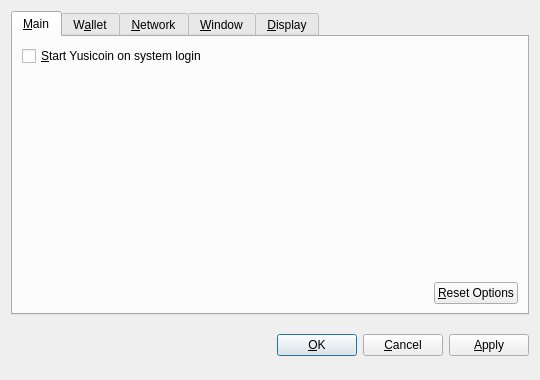
<?xml version="1.0" encoding="UTF-8"?>
<ui version="4.0">
 <class>OptionsDialog</class>
 <widget class="QDialog" name="OptionsDialog">
  <property name="geometry">
   <rect>
    <x>0</x>
    <y>0</y>
    <width>540</width>
    <height>380</height>
   </rect>
  </property>
  <property name="windowTitle">
   <string>Options</string>
  </property>
  <property name="modal">
   <bool>true</bool>
  </property>
  <layout class="QVBoxLayout" name="verticalLayout">
   <item>
    <widget class="QTabWidget" name="tabWidget">
     <property name="tabPosition">
      <enum>QTabWidget::North</enum>
     </property>
     <property name="currentIndex">
      <number>0</number>
     </property>
     <widget class="QWidget" name="tabMain">
      <attribute name="title">
       <string>&amp;Main</string>
      </attribute>
      <layout class="QVBoxLayout" name="verticalLayout_Main">
       <item>
        <widget class="QCheckBox" name="bitcoinAtStartup">
         <property name="toolTip">
          <string>Automatically start Yusicoin after logging in to the system.</string>
         </property>
         <property name="text">
          <string>&amp;Start Yusicoin on system login</string>
         </property>
        </widget>
       </item>
       <item>
        <spacer name="verticalSpacer_Main">
         <property name="orientation">
          <enum>Qt::Vertical</enum>
         </property>
         <property name="sizeHint" stdset="0">
          <size>
           <width>20</width>
           <height>40</height>
          </size>
         </property>
        </spacer>
       </item>
       <item>
        <layout class="QHBoxLayout" name="horizontalLayout_2_Main">
         <item>
          <spacer name="horizontalSpacer_2_Main">
           <property name="orientation">
            <enum>Qt::Horizontal</enum>
           </property>
           <property name="sizeHint" stdset="0">
            <size>
             <width>40</width>
             <height>20</height>
            </size>
           </property>
          </spacer>
         </item>
         <item>
          <widget class="QPushButton" name="resetButton">
           <property name="toolTip">
            <string>Reset all client options to default.</string>
           </property>
           <property name="text">
            <string>&amp;Reset Options</string>
           </property>
           <property name="autoDefault">
            <bool>false</bool>
           </property>
          </widget>
         </item>
        </layout>
       </item>
      </layout>
     </widget>
     <widget class="QWidget" name="tabWallet">
      <attribute name="title">
       <string>W&amp;allet</string>
      </attribute>
      <layout class="QVBoxLayout" name="verticalLayout_Network">
       <item>
        <widget class="QLabel" name="transactionFeeInfoLabel">
         <property name="text">
          <string>Optional transaction fee per kB that helps make sure your transactions are processed quickly. Most transactions are 1 kB.</string>
         </property>
         <property name="textFormat">
          <enum>Qt::PlainText</enum>
         </property>
         <property name="wordWrap">
          <bool>true</bool>
         </property>
        </widget>
       </item>
       <item>
        <layout class="QHBoxLayout" name="horizontalLayout_1_Main">
         <item>
          <widget class="QLabel" name="transactionFeeLabel">
           <property name="text">
            <string>Pay transaction &amp;fee</string>
           </property>
           <property name="textFormat">
            <enum>Qt::PlainText</enum>
           </property>
           <property name="buddy">
            <cstring>transactionFee</cstring>
           </property>
          </widget>
         </item>
         <item>
          <widget class="BitcoinAmountField" name="transactionFee"/>
         </item>
         <item>
          <spacer name="horizontalSpacer_1_Main">
           <property name="orientation">
            <enum>Qt::Horizontal</enum>
           </property>
           <property name="sizeHint" stdset="0">
            <size>
             <width>40</width>
             <height>20</height>
            </size>
           </property>
          </spacer>
         </item>
        </layout>
       </item>
       <item>
        <widget class="QLabel" name="label">
         <property name="text">
          <string>If you disable the spending of unconfirmed change, the change from a transaction cannot be used until that transaction has at least one confirmation. This also affects how your balance is computed.</string>
         </property>
         <property name="wordWrap">
          <bool>true</bool>
         </property>
        </widget>
       </item>
       <item>
        <widget class="QCheckBox" name="spendZeroConfChange">
         <property name="text">
          <string>Spend unconfirmed change  (experts only)</string>
         </property>
        </widget>
       </item>
       <item>
        <spacer name="verticalSpacer">
         <property name="orientation">
          <enum>Qt::Vertical</enum>
         </property>
         <property name="sizeHint" stdset="0">
          <size>
           <width>20</width>
           <height>40</height>
          </size>
         </property>
        </spacer>
       </item>
      </layout>
     </widget>
     <widget class="QWidget" name="tabNetwork">
      <attribute name="title">
       <string>&amp;Network</string>
      </attribute>
      <layout class="QVBoxLayout" name="verticalLayout_Network">
       <item>
        <widget class="QCheckBox" name="mapPortUpnp">
         <property name="toolTip">
          <string>Automatically open the Yusicoin client port on the router. This only works when your router supports UPnP and it is enabled.</string>
         </property>
         <property name="text">
          <string>Map port using &amp;UPnP</string>
         </property>
        </widget>
       </item>
       <item>
        <widget class="QCheckBox" name="connectSocks">
         <property name="toolTip">
          <string>Connect to the Yusicoin network through a SOCKS proxy (e.g. when connecting through Tor).</string>
         </property>
         <property name="text">
          <string>&amp;Connect through SOCKS proxy:</string>
         </property>
        </widget>
       </item>
       <item>
        <layout class="QHBoxLayout" name="horizontalLayout_Network">
         <item>
          <widget class="QLabel" name="proxyIpLabel">
           <property name="text">
            <string>Proxy &amp;IP:</string>
           </property>
           <property name="textFormat">
            <enum>Qt::PlainText</enum>
           </property>
           <property name="buddy">
            <cstring>proxyIp</cstring>
           </property>
          </widget>
         </item>
         <item>
          <widget class="QValidatedLineEdit" name="proxyIp">
           <property name="maximumSize">
            <size>
             <width>140</width>
             <height>16777215</height>
            </size>
           </property>
           <property name="toolTip">
            <string>IP address of the proxy (e.g. 127.0.0.1)</string>
           </property>
          </widget>
         </item>
         <item>
          <widget class="QLabel" name="proxyPortLabel">
           <property name="text">
            <string>&amp;Port:</string>
           </property>
           <property name="textFormat">
            <enum>Qt::PlainText</enum>
           </property>
           <property name="buddy">
            <cstring>proxyPort</cstring>
           </property>
          </widget>
         </item>
         <item>
          <widget class="QLineEdit" name="proxyPort">
           <property name="maximumSize">
            <size>
             <width>55</width>
             <height>16777215</height>
            </size>
           </property>
           <property name="toolTip">
            <string>Port of the proxy (e.g. 9050)</string>
           </property>
          </widget>
         </item>
         <item>
          <widget class="QLabel" name="socksVersionLabel">
           <property name="text">
            <string>SOCKS &amp;Version:</string>
           </property>
           <property name="textFormat">
            <enum>Qt::PlainText</enum>
           </property>
           <property name="buddy">
            <cstring>socksVersion</cstring>
           </property>
          </widget>
         </item>
         <item>
          <widget class="QValueComboBox" name="socksVersion">
           <property name="toolTip">
            <string>SOCKS version of the proxy (e.g. 5)</string>
           </property>
          </widget>
         </item>
         <item>
          <spacer name="horizontalSpacer_Network">
           <property name="orientation">
            <enum>Qt::Horizontal</enum>
           </property>
           <property name="sizeHint" stdset="0">
            <size>
             <width>40</width>
             <height>20</height>
            </size>
           </property>
          </spacer>
         </item>
        </layout>
       </item>
       <item>
        <spacer name="verticalSpacer_Network">
         <property name="orientation">
          <enum>Qt::Vertical</enum>
         </property>
         <property name="sizeHint" stdset="0">
          <size>
           <width>20</width>
           <height>40</height>
          </size>
         </property>
        </spacer>
       </item>
      </layout>
     </widget>
     <widget class="QWidget" name="tabWindow">
      <attribute name="title">
       <string>&amp;Window</string>
      </attribute>
      <layout class="QVBoxLayout" name="verticalLayout_Window">
       <item>
        <widget class="QCheckBox" name="minimizeToTray">
         <property name="toolTip">
          <string>Show only a tray icon after minimizing the window.</string>
         </property>
         <property name="text">
          <string>&amp;Minimize to the tray instead of the taskbar</string>
         </property>
        </widget>
       </item>
       <item>
        <widget class="QCheckBox" name="minimizeOnClose">
         <property name="toolTip">
          <string>Minimize instead of exit the application when the window is closed. When this option is enabled, the application will be closed only after selecting Quit in the menu.</string>
         </property>
         <property name="text">
          <string>M&amp;inimize on close</string>
         </property>
        </widget>
       </item>
       <item>
        <spacer name="verticalSpacer_Window">
         <property name="orientation">
          <enum>Qt::Vertical</enum>
         </property>
         <property name="sizeHint" stdset="0">
          <size>
           <width>20</width>
           <height>40</height>
          </size>
         </property>
        </spacer>
       </item>
      </layout>
     </widget>
     <widget class="QWidget" name="tabDisplay">
      <attribute name="title">
       <string>&amp;Display</string>
      </attribute>
      <layout class="QVBoxLayout" name="verticalLayout_Display">
       <item>
        <layout class="QHBoxLayout" name="horizontalLayout_1_Display">
         <item>
          <widget class="QLabel" name="langLabel">
           <property name="text">
            <string>User Interface &amp;language:</string>
           </property>
           <property name="textFormat">
            <enum>Qt::PlainText</enum>
           </property>
           <property name="buddy">
            <cstring>lang</cstring>
           </property>
          </widget>
         </item>
         <item>
          <widget class="QValueComboBox" name="lang">
           <property name="toolTip">
            <string>The user interface language can be set here. This setting will take effect after restarting Yusicoin.</string>
           </property>
          </widget>
         </item>
        </layout>
       </item>
       <item>
        <layout class="QHBoxLayout" name="horizontalLayout_2_Display">
         <item>
          <widget class="QLabel" name="unitLabel">
           <property name="text">
            <string>&amp;Unit to show amounts in:</string>
           </property>
           <property name="textFormat">
            <enum>Qt::PlainText</enum>
           </property>
           <property name="buddy">
            <cstring>unit</cstring>
           </property>
          </widget>
         </item>
         <item>
          <widget class="QValueComboBox" name="unit">
           <property name="toolTip">
            <string>Choose the default subdivision unit to show in the interface and when sending coins.</string>
           </property>
          </widget>
         </item>
        </layout>
       </item>
       <item>
        <widget class="QCheckBox" name="displayAddresses">
         <property name="toolTip">
          <string>Whether to show Yusicoin addresses in the transaction list or not.</string>
         </property>
         <property name="text">
          <string>&amp;Display addresses in transaction list</string>
         </property>
        </widget>
       </item>
       <item>
        <widget class="QCheckBox" name="coinControlFeatures">
         <property name="toolTip">
          <string>Whether to show coin control features or not.</string>
         </property>
         <property name="text">
          <string>Display coin &amp;control features (experts only!)</string>
         </property>
        </widget>
       </item>
       <item>
        <spacer name="verticalSpacer_Display">
         <property name="orientation">
          <enum>Qt::Vertical</enum>
         </property>
         <property name="sizeHint" stdset="0">
          <size>
           <width>20</width>
           <height>40</height>
          </size>
         </property>
        </spacer>
       </item>
      </layout>
     </widget>
    </widget>
   </item>
   <item>
    <layout class="QHBoxLayout" name="horizontalLayout_Buttons">
     <item>
      <spacer name="horizontalSpacer_1">
       <property name="orientation">
        <enum>Qt::Horizontal</enum>
       </property>
       <property name="sizeHint" stdset="0">
        <size>
         <width>40</width>
         <height>48</height>
        </size>
       </property>
      </spacer>
     </item>
     <item>
      <widget class="QLabel" name="statusLabel">
       <property name="font">
        <font>
         <weight>75</weight>
         <bold>true</bold>
        </font>
       </property>
       <property name="text">
        <string/>
       </property>
       <property name="textFormat">
        <enum>Qt::PlainText</enum>
       </property>
       <property name="wordWrap">
        <bool>true</bool>
       </property>
      </widget>
     </item>
     <item>
      <spacer name="horizontalSpacer_2">
       <property name="orientation">
        <enum>Qt::Horizontal</enum>
       </property>
       <property name="sizeHint" stdset="0">
        <size>
         <width>40</width>
         <height>48</height>
        </size>
       </property>
      </spacer>
     </item>
     <item>
      <widget class="QPushButton" name="okButton">
       <property name="text">
        <string>&amp;OK</string>
       </property>
      </widget>
     </item>
     <item>
      <widget class="QPushButton" name="cancelButton">
       <property name="text">
        <string>&amp;Cancel</string>
       </property>
       <property name="autoDefault">
        <bool>false</bool>
       </property>
      </widget>
     </item>
     <item>
      <widget class="QPushButton" name="applyButton">
       <property name="text">
        <string>&amp;Apply</string>
       </property>
       <property name="autoDefault">
        <bool>false</bool>
       </property>
      </widget>
     </item>
    </layout>
   </item>
  </layout>
 </widget>
 <customwidgets>
  <customwidget>
   <class>BitcoinAmountField</class>
   <extends>QSpinBox</extends>
   <header>bitcoinamountfield.h</header>
  </customwidget>
  <customwidget>
   <class>QValueComboBox</class>
   <extends>QComboBox</extends>
   <header>qvaluecombobox.h</header>
  </customwidget>
  <customwidget>
   <class>QValidatedLineEdit</class>
   <extends>QLineEdit</extends>
   <header>qvalidatedlineedit.h</header>
  </customwidget>
 </customwidgets>
 <resources/>
 <connections/>
</ui>
